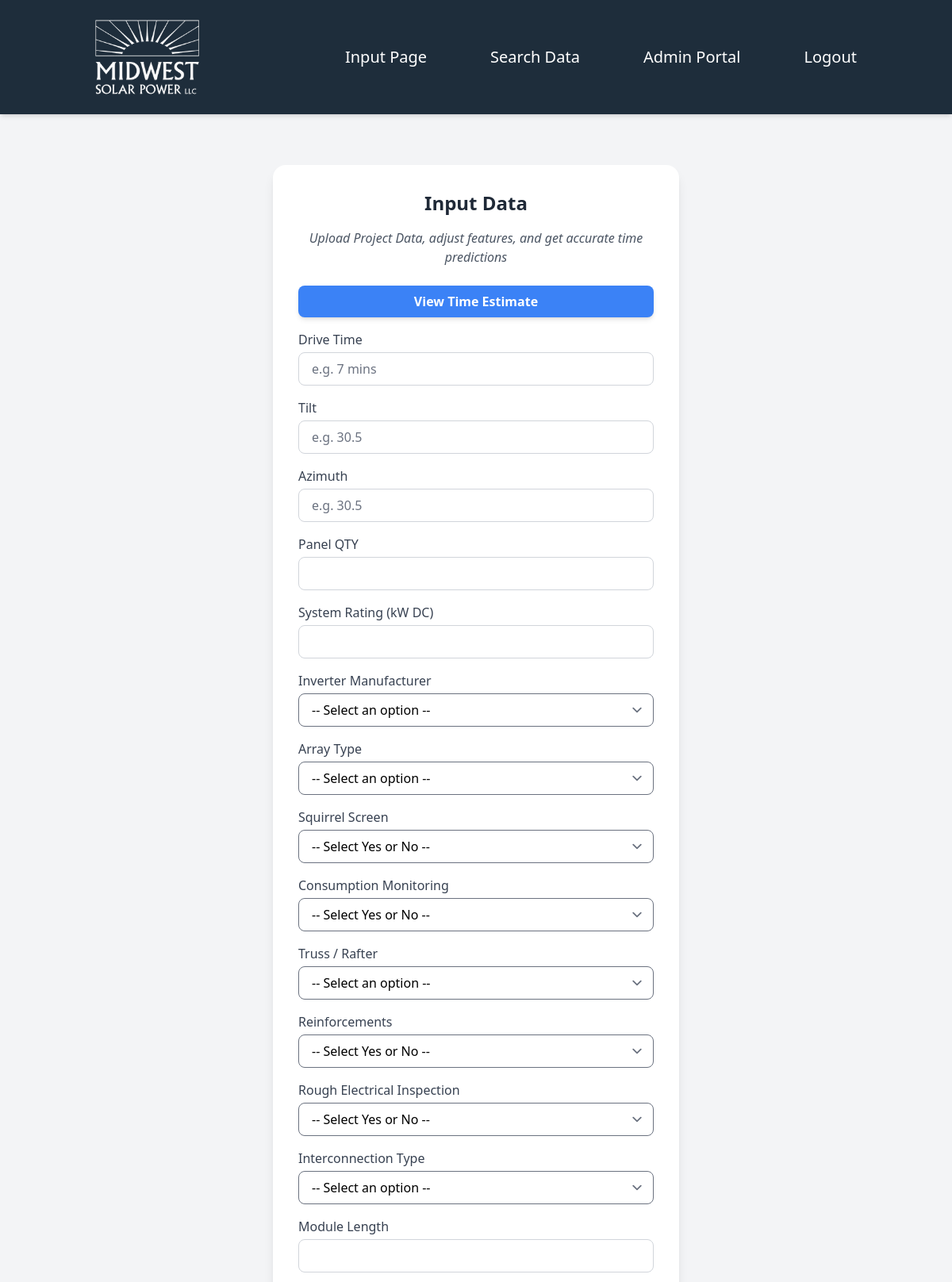
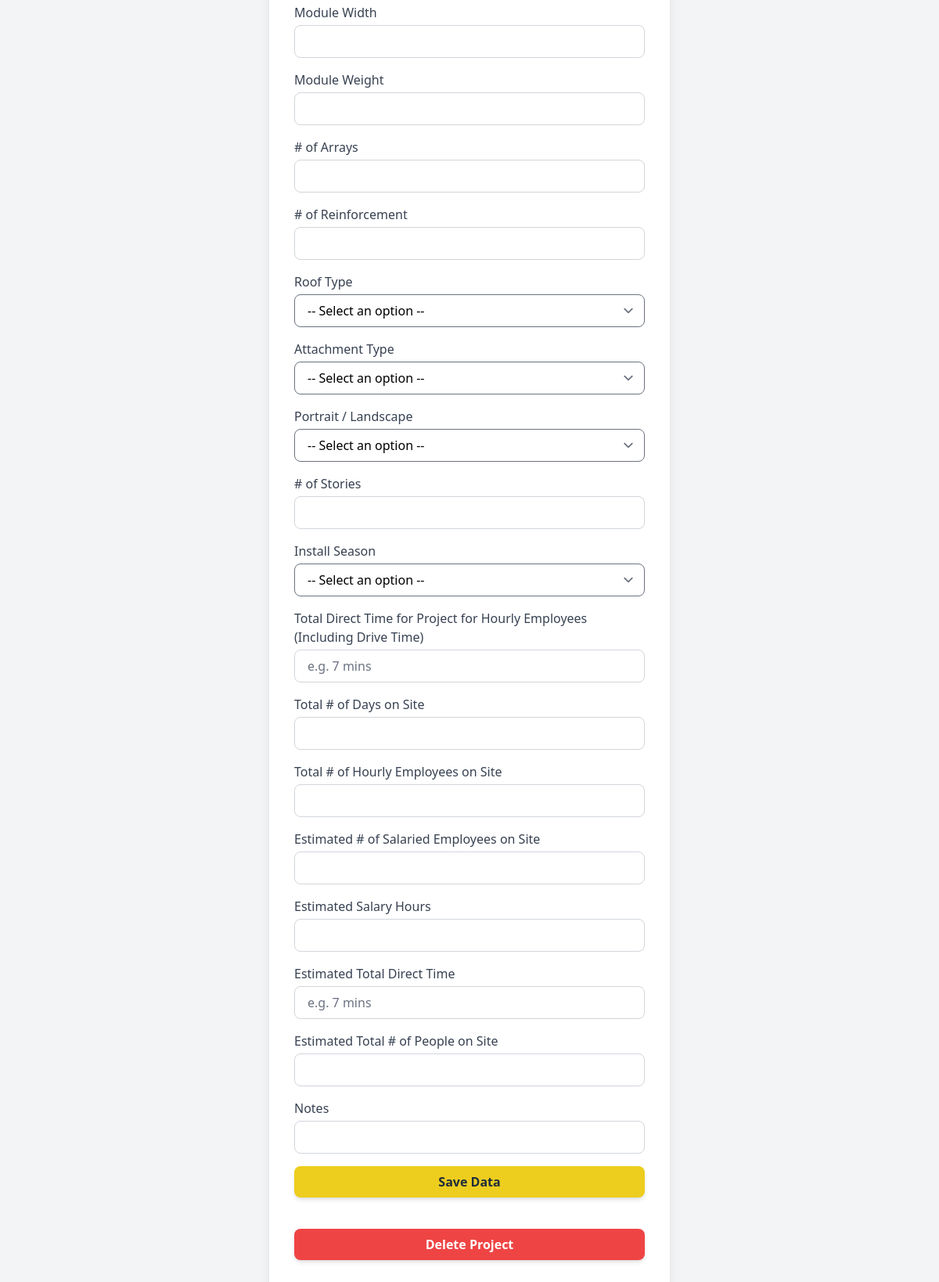
The app's page /input/ (signed in) with its own data (2 pictures, top to bottom).
### app/models.py (models this page shows, shortened)
class DataField(models.Model):
    FIELD_TYPE_CHOICES = [
        ("degrees", "Degrees"),
        ("char", "Text"),
        ("int", "Integer"),
        ("float", "Float"),
        ("bool", "Boolean"),
        ("choice", "Choice"),
        ("datetime", "DateTime"),
    ]
    name = models.CharField(max_length=255)
    verbose_name = models.CharField(max_length=255)
    field_type = models.CharField(max_length=20, choices=FIELD_TYPE_CHOICES)
    choices = models.JSONField(blank=True, null=True)
    default_value = models.JSONField(blank=True, null=True)
    archived = models.BooleanField(default=False)
    created_at = models.DateTimeField(auto_now_add=True)
    updated_at = models.DateTimeField(auto_now=True)

### app/views.py (the view)
# urls.py: path("input/", views.update, name="input"),
@login_required(login_url="/login/")
def update(request):
    project = Data.objects.last().get_all_field_values() # TODO change to something more robust
    for field in project:
        print(field)
        if field == "project_id":
            project[field]['value'] += 1 # iterate by 1 # TODO again change to something more robust
        else:
            project[field]['value'] = ""
    return render(request, "input.html", {"project": project})

### app/models.py (called while the page is built)
    def get_all_field_values(self, by_dict=True):
        if by_dict:
            related_field_values = {'project_id': {"value": self.project_id, "type": "int"}}
        else:
            related_field_values = {'project_id': self.project_id}
        for data_field_value in self.field_values.all():
            field = data_field_value.field
            if not field.archived:  # Ensure we only get active fields
                if by_dict:
                    related_field_values[field.verbose_name] = {"value": data_field_value.value, "type": field.field_type, "options": field.choices}
                else:
                    related_field_values[field.verbose_name] = data_field_value.value
        return related_field_values

### app/templates/input.html
{% extends "base.html" %}
{% block content %}
{% include 'components/input.html' with project=project %}
{% endblock %}

### app/templates/components/input.html (shortened to what this page needs)
{% load custom_tags %}
<div class="flex justify-center items-center min-h-screen bg-gray-100 p-6">
    <div class="bg-white shadow-lg rounded-2xl p-8 w-full max-w-lg">
        <h2 class="text-2xl font-bold text-gray-800 text-center mb-4">Input Data</h2>
        <p class="text-gray-600 text-center mb-6 italic">Upload Project Data, adjust features, and get accurate time predictions</p>
        <div class="mt-4">
            <button
                id="time-estimate-btn"
                data-project-id="{{ project.project_id.value }}"
                class="w-full bg-blue-500 text-white font-semibold py-2 rounded-lg shadow-md hover:bg-blue-600 transition duration-200 cursor-pointer">
                View Time Estimate
            </button>
        </div>
        <form method="POST" action="/save/" class="space-y-4" id="projectForm">
            {% for key, data in project.items %}
                {% if key == "project_id" %}
                    <input type="hidden" name="{{ key }}" value="{{ data.value }}">
                {% else %}
                    <div>
                        <label for="{{ key }}" class="block text-gray-700 font-medium mb-1">{{ key }}</label>
                        {% if data.type == "choice" %}
                            <select name="{{ key }}" id="{{ key }}" class="w-full px-4 py-2 border rounded-lg">
                                <option value="">-- Select an option --</option>
                            </select>
                        {% elif data.type == "bool" %}
                            <select name="{{ key }}" id="{{ key }}" class="w-full px-4 py-2 border rounded-lg">
                                <option value="">-- Select Yes or No --</option>
                            </select>
                        {% elif data.type == "int" or data.type == "float" %}
                            <input type="number" name="{{ key }}" id="{{ key }}"
                                step="{% if data.type == 'float' %}0.01{% else %}1{% endif %}"
                                value="{{ data.value }}"
                                class="w-full px-4 py-2 border border-gray-300 rounded-lg">
                        {% elif data.type == "datetime" %}
                            <input type="text" name="{{ key }}" id="{{ key }}"
                                value="{{ data.value }}"
                                placeholder="e.g. 7 mins"
                                class="w-full px-4 py-2 border border-gray-300 rounded-lg">
                        {% elif data.type == "degrees" %}
                            <input type="number" name="{{ key }}" id="{{ key }}"
                                step="0.1"
                                placeholder="e.g. 30.5"
                                value="{{ data.value|default_if_none:'' }}"
                                class="w-full px-4 py-2 border border-gray-300 rounded-lg">
                        {% else %}
                            <input type="text" name="{{ key }}" id="{{ key }}"
                                value="{{ data.value }}"
                                class="w-full px-4 py-2 border border-gray-300 rounded-lg">
                        {% endif %}
                    </div>
                {% endif %}
            {% endfor %}
            <div>
                <input type="submit" value="Save Data"
                    class="w-full bg-[#edcd1e] text-[#1E2D3B] font-semibold py-2 rounded-lg shadow-md hover:bg-[#f2d63f] transition duration-200 cursor-pointer">
            </div>
        </form>
        <div class="mt-10">
            <form method="POST" action="/delete/" onsubmit="return confirm('Are you sure you want to delete this project?');">
                <button type="submit"
                    class="w-full bg-red-500 text-white font-semibold py-2 rounded-lg shadow-md hover:bg-red-600 transition duration-200 cursor-pointer">
                    Delete Project
                </button>
            </form>
        </div>
    </div>
</div>

### records on screen
DataField: project "Drive Time"
DataField: project "Tilt"
DataField: project "Azimuth"
DataField: project "Panel QTY"
DataField: project "System Rating (kW DC)"
DataField: project "Inverter Manufacturer"
DataField: project "Array Type"
DataField: project "Squirrel Screen"
DataField: project "Consumption Monitoring"
DataField: project "Truss / Rafter"
DataField: project "Reinforcements"
DataField: project "Rough Electrical Inspection"
DataField: project "Interconnection Type"
DataField: project "Module Length"
DataField: project "Module Width"
DataField: project "Module Weight"
DataField: project "# of Arrays"
DataField: project "# of Reinforcement"
DataField: project "Roof Type"
DataField: project "Attachment Type"
DataField: project "Portrait / Landscape"
DataField: project "# of Stories"
DataField: project "Install Season"
DataField: project "Total Direct Time for Project for Hourly Employees (Including Drive Time)"
DataField: project "Total # of Days on Site"
DataField: project "Total # of Hourly Employees on Site"
DataField: project "Estimated # of Salaried Employees on Site"
DataField: project "Estimated Salary Hours"
DataField: project "Estimated Total Direct Time"
DataField: project "Estimated Total # of People on Site"
DataField: project "Notes"
